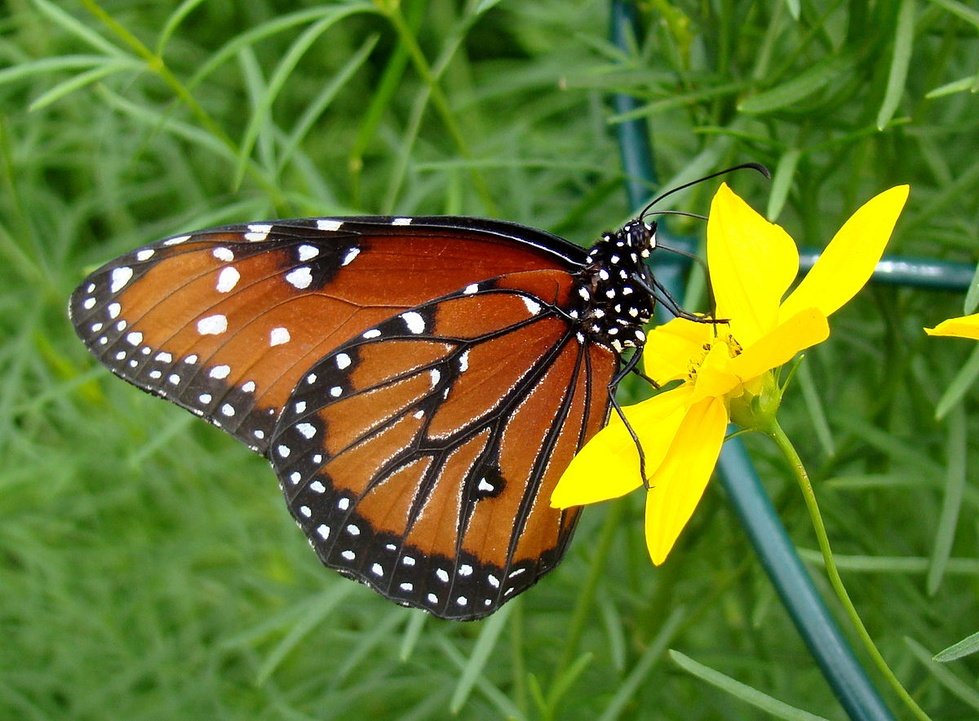
#> input picture Photos/Butterfly.jpg, 979 x 721 px, shrunk from 1200 x 884 before the run
$ python 'Threshhold image.py'
#> lines starting #> are read from the running program, lines starting #| are printed output that depends on the picture; after the words box and inside, x2 and y2 are one past the last pixel; in counts of white or black regions, pixels touching at a corner belong together
import cv2 as cv

img = cv.imread('Photos/Butterfly.jpg')
#> img is the input picture: shape (721, 979, 3); mean B, G, R 43.5, 119.4, 98.4
cv.imshow('Manvswild',img)
#simple thresholding
gray = cv.cvtColor(img, cv.COLOR_BGR2GRAY)
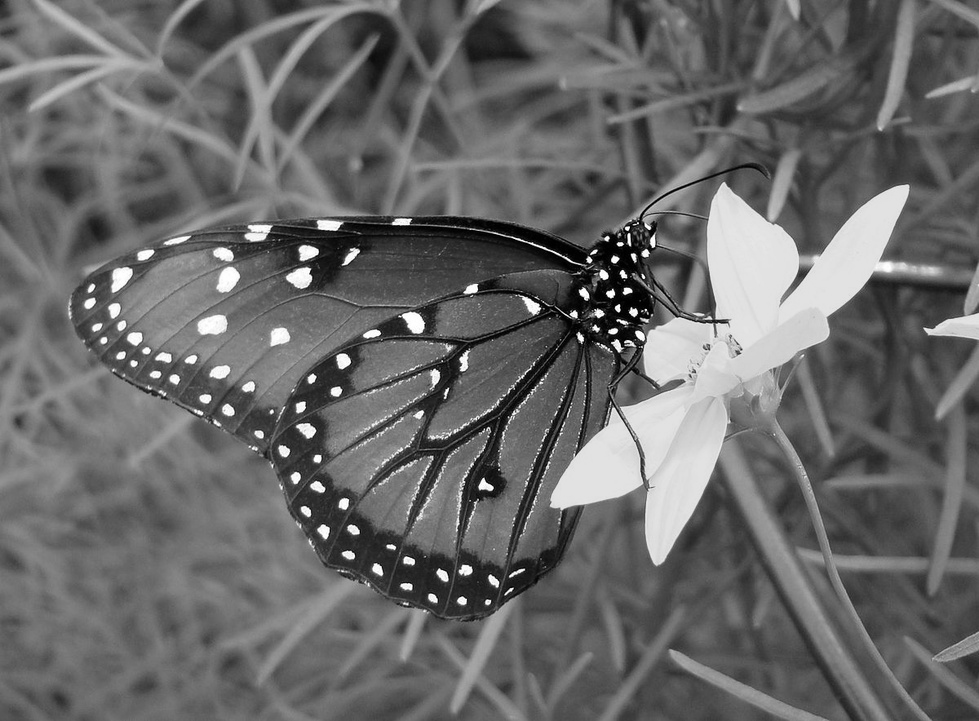
#> gray: shape (721, 979); min 0, max 255, mean 104.5
cv.imshow('Gray',gray)

#threshholding
threshold,thresh=cv.threshold(gray,100,255, cv.THRESH_BINARY)
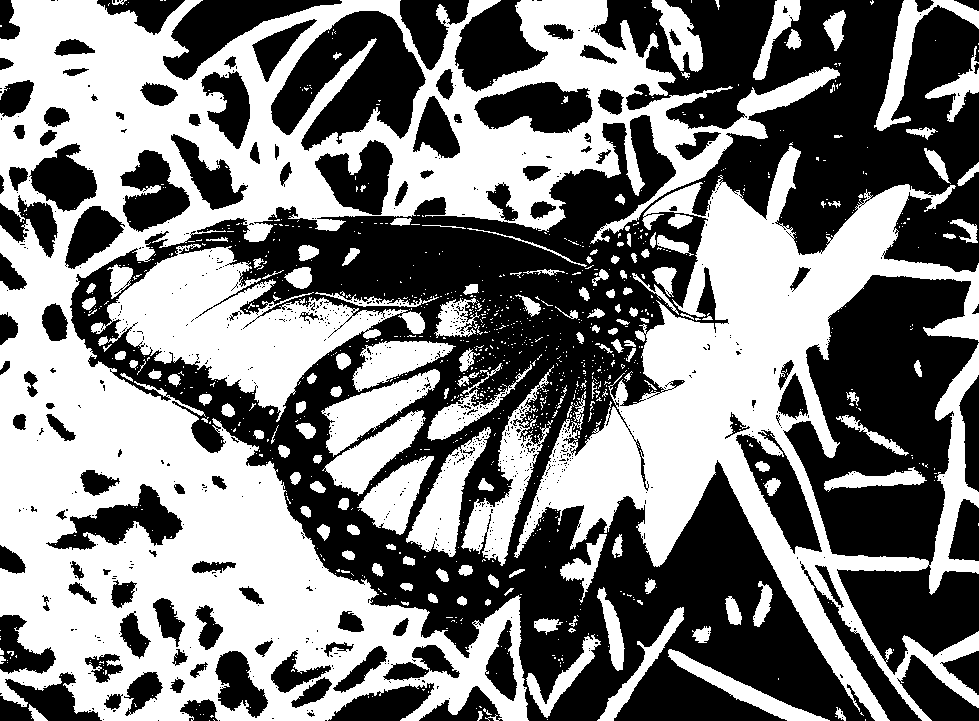
#> thresh: shape (721, 979); 49.2% white; 1043 white regions (882 under 20 px), largest, box (x1, y1, x2, y2) and area: (0, 0, 840, 721) 189677, (514, 146, 979, 721) 78628, (91, 244, 425, 422) 22219
cv.imshow("Gray Thresholded", thresh)

#thresh binary inverse
threshold,thresh_inv=cv.threshold(gray,150,255, cv.THRESH_BINARY_INV)
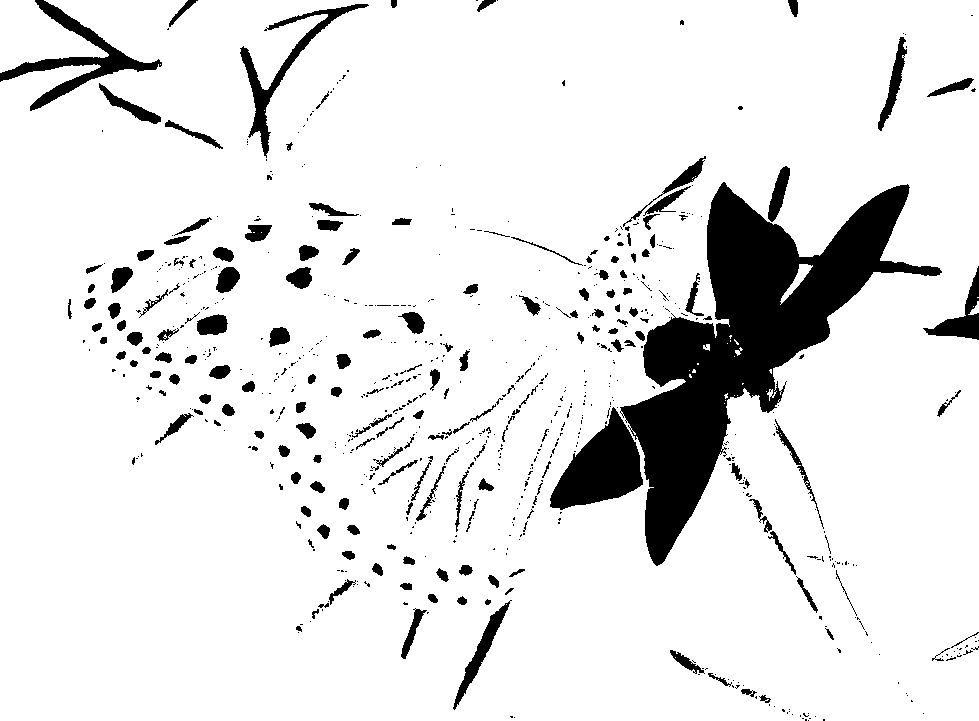
#> thresh_inv: shape (721, 979); 89.6% white; 732 black regions (544 under 20 px), largest, box (x1, y1, x2, y2) and area: (620, 182, 942, 566) 38471, (550, 407, 643, 510) 5114, (0, 0, 162, 111) 3371
cv.imshow("Thresholded inverse", thresh_inv)

#Adaptive Thresholding

adaptive_thresh = cv.adaptiveThreshold(gray,255,cv.ADAPTIVE_THRESH_MEAN_C,cv.THRESH_BINARY,11,3)
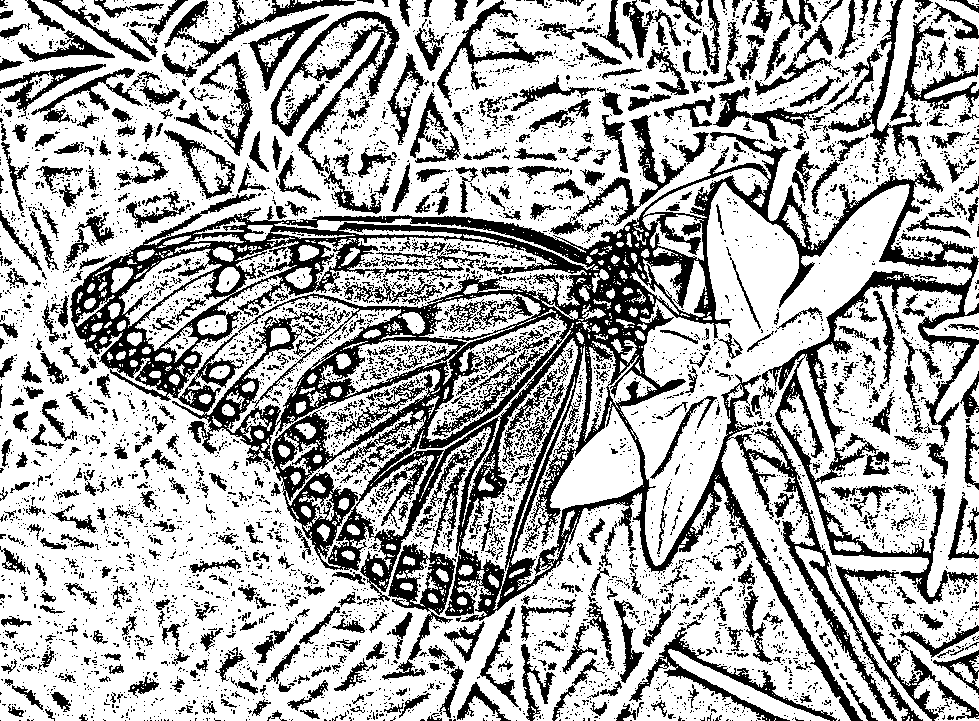
#> adaptive_thresh: shape (721, 979); 68.7% white; 5798 black regions (5100 under 20 px), largest, box (x1, y1, x2, y2) and area: (70, 132, 979, 721) 94241, (270, 11, 400, 174) 4078, (382, 543, 456, 680) 2883
cv.imshow('Adaptive Thresholdting', adaptive_thresh)


cv.waitKey(0)

$ run again, with Photos/BG.jpg copied over Photos/Butterfly.jpg
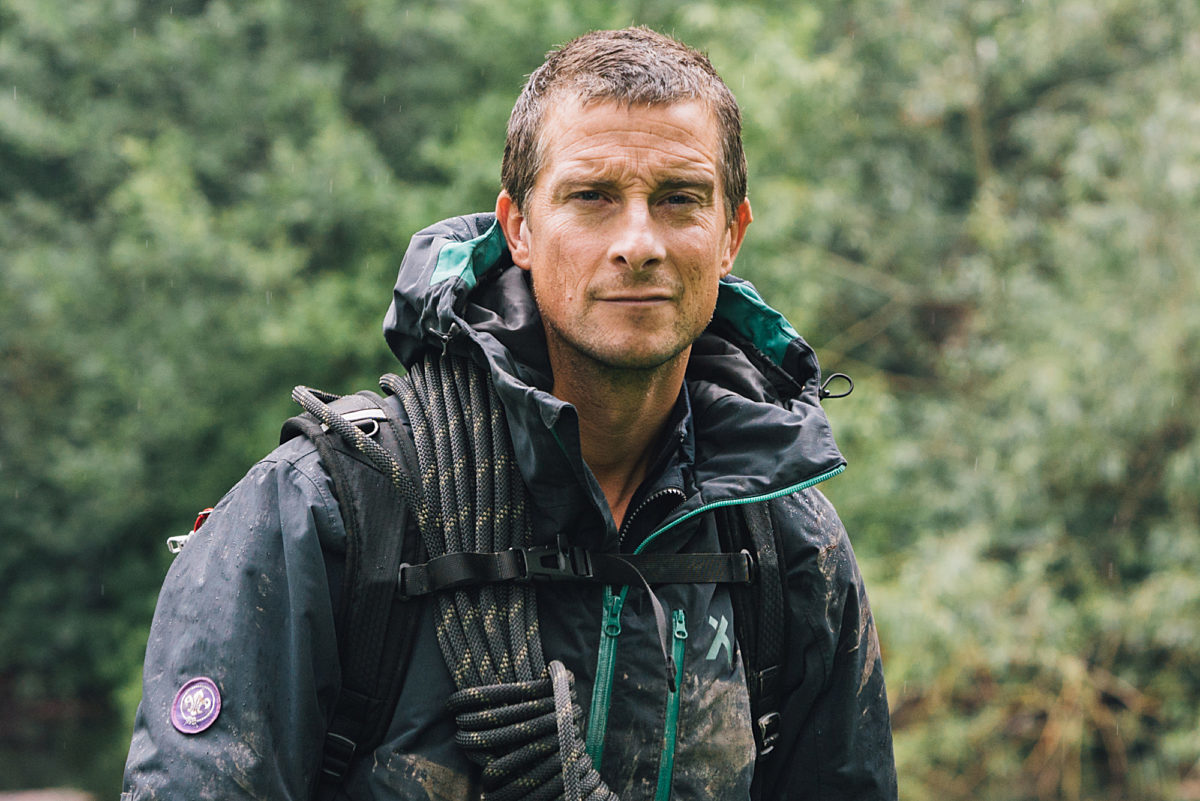
#> input picture Photos/BG.jpg, 1200 x 801 px
#> img is the input picture: shape (801, 1200, 3); mean B, G, R 88.9, 107.3, 98.9
#> `threshold,thresh=cv.threshold(gray,100,255, cv.THRESH_BINARY)`:
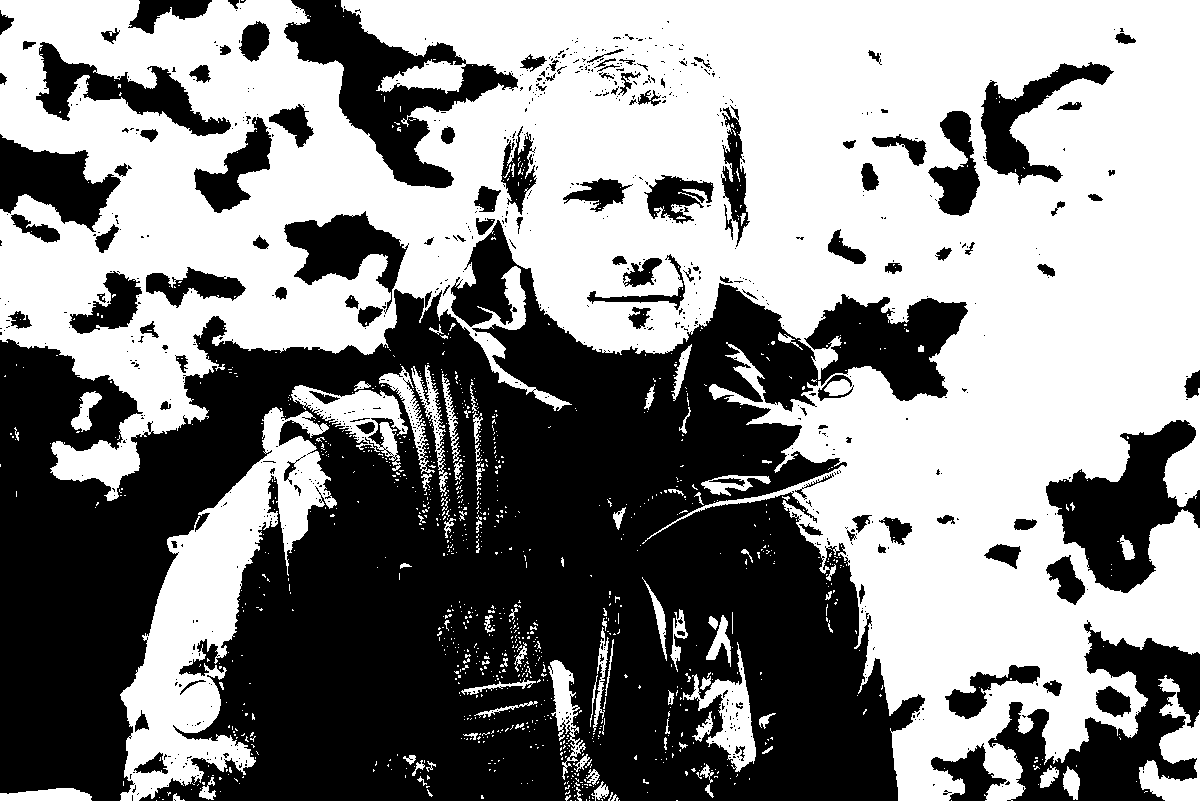
#> thresh: shape (801, 1200); 53.7% white; 854 black regions (734 under 20 px), largest, box (x1, y1, x2, y2) and area: (0, 220, 968, 801) 339282, (988, 620, 1200, 801) 15713, (284, 0, 518, 188) 14721
#> thresh_inv: shape (801, 1200); 80.6% white; 1342 black regions (1179 under 20 px), largest, box (x1, y1, x2, y2) and area: (506, 0, 865, 351) 50730, (976, 18, 1200, 426) 34894, (793, 483, 1074, 711) 18585
#> `adaptive_thresh = cv.adaptiveThreshold(gray,255,cv.ADAPTIVE_THRESH_MEA..`:
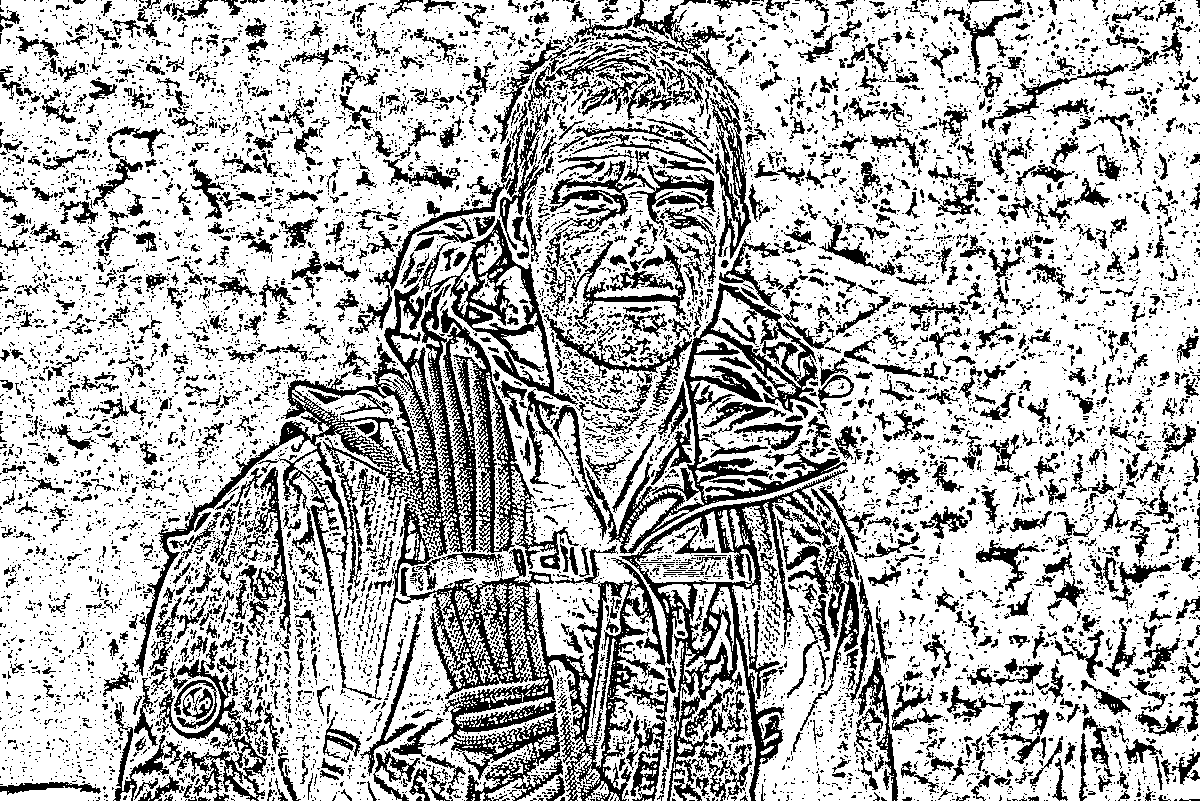
#> adaptive_thresh: shape (801, 1200); 71.7% white; 10157 black regions (8703 under 20 px), largest, box (x1, y1, x2, y2) and area: (132, 283, 666, 801) 44495, (619, 468, 848, 801) 12511, (585, 283, 847, 554) 10623

$ run again, with Photos/beargrylls.jpg copied over Photos/Butterfly.jpg
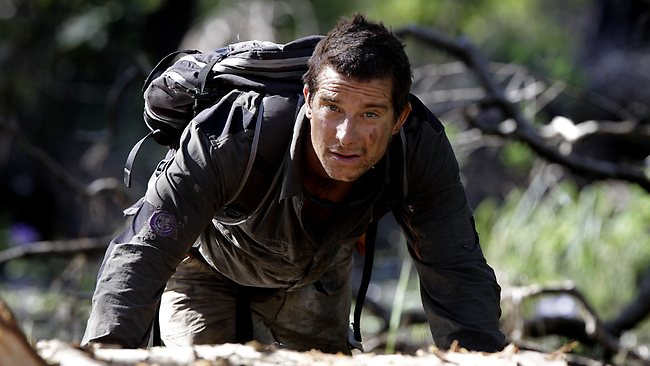
#> input picture Photos/beargrylls.jpg, 650 x 366 px
#> img is the input picture: shape (366, 650, 3); mean B, G, R 67.2, 72, 72.9
#> `threshold,thresh=cv.threshold(gray,100,255, cv.THRESH_BINARY)`:
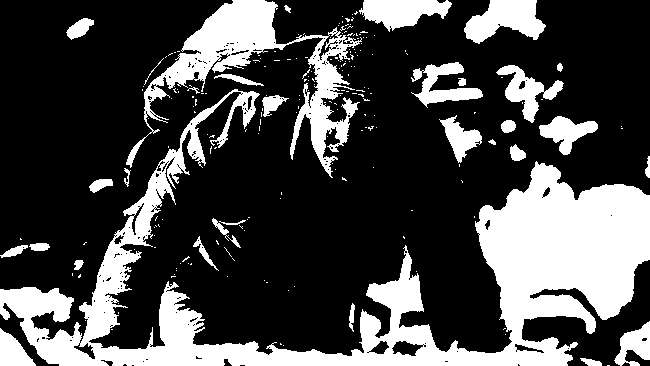
#> thresh: shape (366, 650); 28.2% white; 215 white regions (183 under 20 px), largest, box (x1, y1, x2, y2) and area: (0, 89, 650, 366) 43637, (126, 0, 362, 178) 9691, (464, 0, 546, 44) 2199
#> thresh_inv: shape (366, 650); 84% white; 238 black regions (194 under 20 px), largest, box (x1, y1, x2, y2) and area: (483, 175, 650, 314) 12944, (93, 291, 569, 366) 8524, (144, 4, 325, 134) 3342
#> `adaptive_thresh = cv.adaptiveThreshold(gray,255,cv.ADAPTIVE_THRESH_MEA..`:
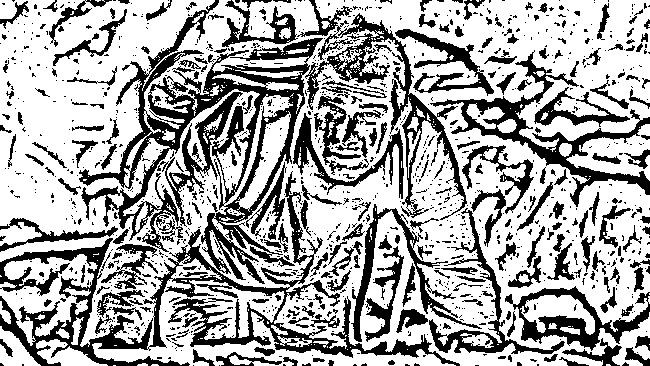
#> adaptive_thresh: shape (366, 650); 66.4% white; 1231 black regions (986 under 20 px), largest, box (x1, y1, x2, y2) and area: (79, 0, 323, 284) 14379, (0, 171, 460, 366) 13047, (297, 0, 467, 220) 5184
